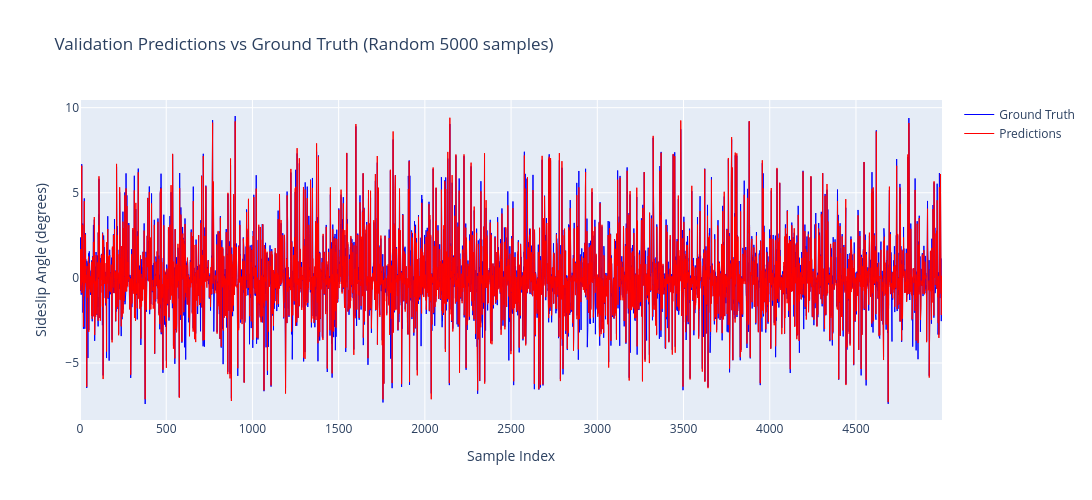

The cell this chart's notebook holds for it:
### Code cell
# ========== PREDICTION VISUALIZATION ==========
# Sample random subset for visualization (max 5000 points)
n_samples = min(5000, len(val_preds_final))
indices = np.random.choice(len(val_preds_final), n_samples, replace=False)

fig = go.Figure()
fig.add_trace(go.Scatter(
    y=val_targets_final[indices],
    mode='lines',
    name='Ground Truth',
    line=dict(color='blue', width=1)
))
fig.add_trace(go.Scatter(
    y=val_preds_final[indices],
    mode='lines',
    name='Predictions',
    line=dict(color='red', width=1)
))
fig.update_layout(
    title=f'Validation Predictions vs Ground Truth (Random {n_samples} samples)',
    xaxis_title='Sample Index',
    yaxis_title='Sideslip Angle (degrees)',
    width=1200,
    height=500,
    hovermode='x unified'
)
fig.show()

### Figure 1 — Plotly figure (JSON) as saved in the notebook; plotly's stock layout.template omitted (floating-point values rounded to 4 significant figures; data arrays with more than 128 entries replaced by an {"elided": "..."} marker saying what was removed)
{"data": [{"line": {"color": "blue", "width": 1}, "mode": "lines", "name": "Ground Truth", "type": "scatter", "y": {"elided": "5000 float values"}}, {"line": {"color": "red", "width": 1}, "mode": "lines", "name": "Predictions", "type": "scatter", "y": {"elided": "5000 float values"}}], "layout": {"height": 500, "hovermode": "x unified", "title": {"text": "Validation Predictions vs Ground Truth (Random 5000 samples)"}, "width": 1200, "xaxis": {"title": {"text": "Sample Index"}}, "yaxis": {"title": {"text": "Sideslip Angle (degrees)"}}}}
